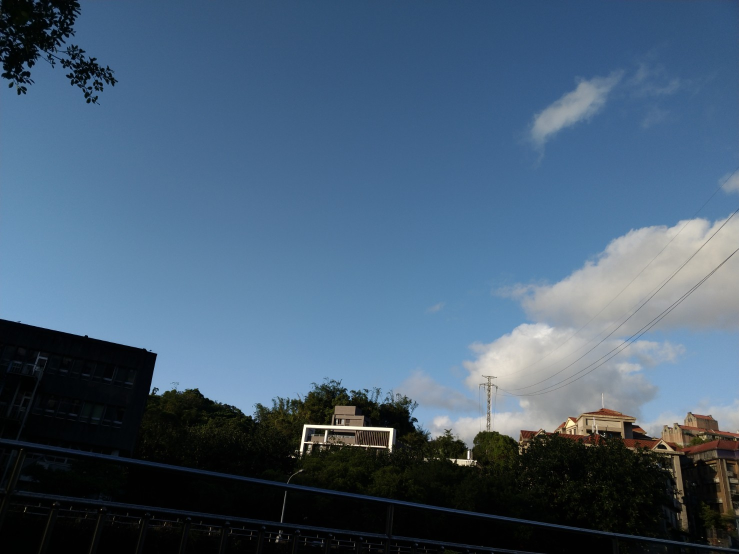
#> input picture resource/frame1.jpg, 1478 x 1108 px (shown at 1/2 size); its folder holds 3 pictures in this run
$ python part4.py
#> lines starting #> are read from the running program, lines starting #| are printed output that depends on the picture
### src/utils.py
import numpy as np

#####開心開心####
def solve_homography(u, v):
    """
    This function should return a 3-by-3 homography matrix,
    u, v are N-by-2 matrices, representing N corresponding points for v = T(u)
    :param u: N-by-2 source pixel location matrices
    :param v: N-by-2 destination pixel location matrices
    :return:
    """
    N = u.shape[0]
    H = None

    if v.shape[0] is not N:
        print('u and v should have the same size')
        return None
    if N < 4:
        print('At least 4 points should be given')

    # TODO: 1.forming A
    A = []
    for r in range(N):
        #print(m[r, 0])
        A.append([-u[r,0], -u[r,1], -1, 0, 0, 0, u[r,0]*v[r,0], u[r,1]*v[r,0], v[r,0]])
        A.append([0, 0, 0, -u[r,0], -u[r,1], -1, u[r,0]*v[r,1], u[r,1]*v[r,1], v[r,1]])

    # TODO: 2.solve H with A
    _, _, vt = np.linalg.svd(A, full_matrices=True) # Solve s ystem of linear equations Ah = 0 using SVD
    # pick H from last line of vt
    H = np.reshape(vt[8], (3,3))
    # normalization, let H[2,2] equals to 1
    H = (1/H.item(8)) * H

    return H

def bilinear_interpolation(x, y, img):
    x1 = np.floor(x).astype(int)
    x2 = x1 + 1
    x1 = np.clip(x1, 0, img.shape[0]-1) # [0, im.shape[0]-1]
    x2 = np.clip(x2, 0, img.shape[0]-1)
    y1 = np.floor(y).astype(int)
    y2 = y1 + 1
    y1 = np.clip(y1, 0, img.shape[1]-1)
    y2 = np.clip(y2, 0, img.shape[1]-1)
    Ia = img[ x1, y1 ]
    Ib = img[ x2, y1 ]
    Ic = img[ x1, y2 ]
    Id = img[ x2, y2 ]
    wa = ((x2-x) * (y2-y)).reshape(-1,1)
    wb = ((x-x1) * (y2-y)).reshape(-1,1)
    wc = ((x2-x) * (y-y1)).reshape(-1,1)
    wd = ((x-x1) * (y-y1)).reshape(-1,1)
    return wa*Ia + wb*Ib + wc*Ic + wd*Id

def warping(src, dst, H, ymin, ymax, xmin, xmax, direction='b'):
    """
    Perform forward/backward warpping without for loops. i.e.
    for all pixels in src(xmin~xmax, ymin~ymax),  warp to destination
          (xmin=0,ymin=0)  source                       destination
                         |--------|              |------------------------|
                         |        |              |                        |
                         |        |     warp     |                        |
    forward warp         |        |  --------->  |                        |
                         |        |              |                        |
                         |--------|              |------------------------|
                                 (xmax=w,ymax=h)

    for all pixels in dst(xmin~xmax, ymin~ymax),  sample from source
                            source                       destination
                         |--------|              |------------------------|
                         |        |              | (xmin,ymin)            |
                         |        |     warp     |           |--|         |
    backward warp        |        |  <---------  |           |__|         |
                         |        |              |             (xmax,ymax)|
                         |--------|              |------------------------|

    :param src: source image
    :param dst: destination output image
    :param H:
    :param ymin: lower vertical bound of the destination(source, if forward warp) pixel coordinate
    :param ymax: upper vertical bound of the destination(source, if forward warp) pixel coordinate
    :param xmin: lower horizontal bound of the destination(source, if forward warp) pixel coordinate
    :param xmax: upper horizontal bound of the destination(source, if forward warp) pixel coordinate
    :param direction: indicates backward warping or forward warping
    :return: destination output image
    """

    h_src, w_src, _ = src.shape
    h_dst, w_dst, _ = dst.shape
    H_inv = np.linalg.inv(H)

    # TODO: 1.meshgrid the (x,y) coordinate pairs
    # TODO: 2.reshape the destination pixels as N x 3 homogeneous coordinate
    xs_range, ys_range = np.arange(w_src), np.arange(h_src)
    xd_range, yd_range = np.arange(w_dst), np.arange(h_dst)
    x_src, y_src = np.meshgrid(xs_range, ys_range)
    x_dst, y_dst = np.meshgrid(xd_range, yd_range)
    pixel = np.vstack([x_src.ravel(), y_src.ravel()]).T
    pixel_src = np.c_[pixel, np.ones(pixel.shape[0])]
    pixel = np.vstack([x_dst.ravel(), y_dst.ravel()]).T
    pixel_dst = np.c_[pixel, np.ones(pixel.shape[0])]

    if direction == 'b':
        # TODO: 3.apply H_inv to the destination pixels and retrieve (u,v) pixels, then reshape to (ymax-ymin),(xmax-xmin)
        pixel_dst_t = pixel_dst.T
        homo_dst = np.dot(H_inv, pixel_dst_t)
        homo_image = np.vstack((homo_dst[1]/homo_dst[2],homo_dst[0]/homo_dst[2], pixel_dst_t[0], pixel_dst_t[1]))
        # TODO: 4.calculate the mask of the transformed coordinate (should not exceed the boundaries of source image)

        # TODO: 5.sample the source image with the masked and reshaped transformed coordinates
        height_filtered1 = homo_image[:, np.ceil(homo_image[0, :]) < h_src ]
        height_filtered2 = height_filtered1[:, np.floor(height_filtered1[0, :]) > 0 ]
        masked_src1 = height_filtered2[:, np.ceil(height_filtered2[1, :]) < w_src]
        masked_src = (masked_src1[:, np.floor(masked_src1[1, :]) > 0]).T
        new_img = bilinear_interpolation(masked_src[:, 0], masked_src[:, 1], src)
        # TODO: 6. assign to destination image with proper masking
        dst[np.floor(masked_src[: ,3]).astype(int), np.floor(masked_src[: ,2]).astype(int)] = new_img


    elif direction == 'f':
        # TODO: 3.apply H to the source pixels and retrieve (u,v) pixels, then reshape to (ymax-ymin),(xmax-xmin)
        pixel_src_t = pixel_src.T
        homo_src = np.dot(H, pixel_src_t)
        i_src = src.reshape(-1,3).T
        homo_image = np.vstack((homo_src[1]/homo_src[2],homo_src[0]/homo_src[2], i_src))

        # TODO: 4.calculate the mask of the transformed coordinate (should not exceed the boundaries of destination image)

        # TODO: 5.filter the valid coordinates using previous obtained mask
        height_filtered1 = homo_image[:, homo_image[0, :] < h_dst ]
        height_filtered2 = height_filtered1[:, height_filtered1[0, :] > 0 ]
        masked_src1 = height_filtered2[:, height_filtered2[1, :] < w_dst]
        masked_src = (masked_src1[:, masked_src1[1, :] > 0].astype(int)).T

        # TODO: 6. assign to destination image using advanced array indicing
        dst[masked_src[: ,0], masked_src[: ,1]] = masked_src[:, 2:5]

    return dst

### src/part4.py
import numpy as np
import cv2
import random
from tqdm import tqdm
from utils import solve_homography, warping

random.seed(999)

def panorama(imgs):
    """
    Image stitching with estimated homograpy between consecutive
    :param imgs: list of images to be stitched
    :return: stitched panorama
    """
    h_max = max([x.shape[0] for x in imgs])
    w_max = sum([x.shape[1] for x in imgs])

    # create the final stitched canvas
    dst = np.zeros((h_max, w_max, imgs[0].shape[2]), dtype=np.uint8)
    dst[:imgs[0].shape[0], :imgs[0].shape[1]] = imgs[0]
    last_best_H = np.eye(3)
    out = None

    # for all images to be stitched:
    for idx in range(len(imgs) - 1):
        threshold_inliers = 0
        im1 = imgs[idx]
        im2 = imgs[idx + 1]

        # TODO: 1.feature detection & matching
        orb = cv2.ORB_create()
        keypoints1, descriptors1 = orb.detectAndCompute(im1, None)
        keypoints2, descriptors2 = orb.detectAndCompute(im2, None)
        bf = cv2.BFMatcher_create(cv2.NORM_HAMMING, crossCheck=True)
        matches = bf.match(descriptors1, descriptors2)
        match_src =  np.array([keypoints1[matches[i].queryIdx].pt for i in range(len(matches))])
        match_dst =  np.array([keypoints2[matches[i].trainIdx].pt for i in range(len(matches))])
        # TODO: 2. apply RANSAC to choose best H
        best_H = None
        for i in range(5000):
            indices = random.sample(range(len(matches)), 4)
            random_src = np.array([match_src[index] for index in indices])
            random_dst = np.array([match_dst[index] for index in indices])
            H = solve_homography(random_dst, random_src)
            src_pts = np.hstack((match_src, np.ones((len(matches),1)))).T
            dst_pts = np.hstack((match_dst, np.ones((len(matches),1)))).T
            projected_pts = np.dot(H, dst_pts)
            projection_error = np.sqrt(np.sum(np.square(src_pts[:-1,:] - (projected_pts/projected_pts[-1])[:-1,:]), axis=0)).reshape(1,-1)
            src_pts = np.vstack((src_pts, projection_error))
            dst_pts = np.vstack((dst_pts, projection_error))
            if np.count_nonzero(projection_error < 12) > threshold_inliers:
                best_H = H
                threshold_inliers = np.count_nonzero(projection_error < 12)
        # TODO: 3. chain the homographies
        last_best_H_non = np.dot(last_best_H, best_H)
        last_best_H = last_best_H_non/last_best_H_non[-1,-1]
        # TODO: 4. apply warping
        dst = warping(im2, dst, last_best_H, 0, h_max, 0, w_max, direction='b')
    out = dst
    return out

if __name__ == "__main__":
    # ================== Part 4: Panorama ========================
    # TODO: change the number of frames to be stitched
    FRAME_NUM = 3
    imgs = [cv2.imread('../resource/frame{:d}.jpg'.format(x)) for x in range(1, FRAME_NUM + 1)]
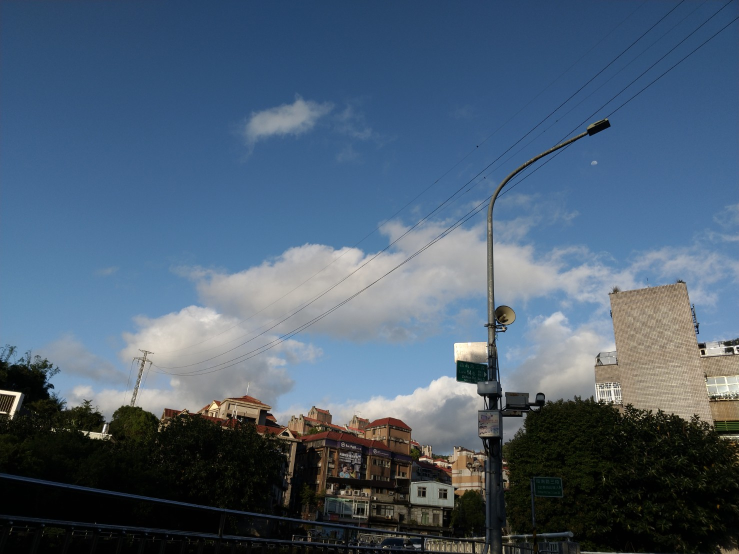
#> input picture resource/frame2.jpg, 1478 x 1108 px (shown at 1/2 size)
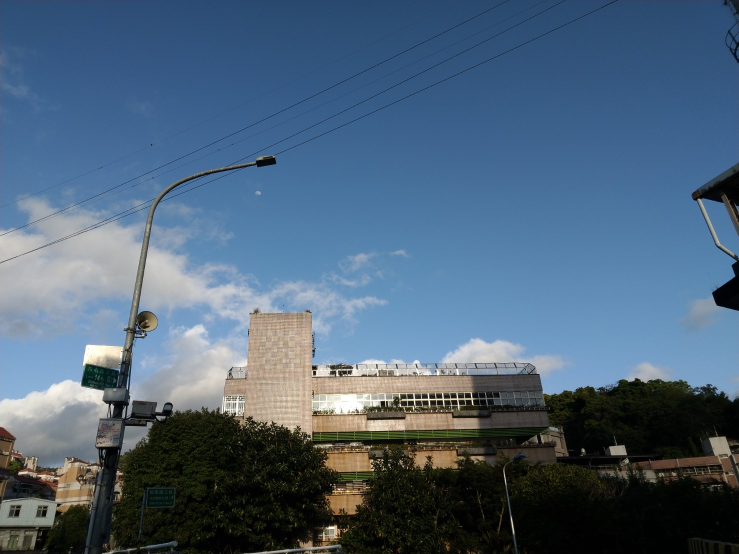
#> input picture resource/frame3.jpg, 1478 x 1108 px (shown at 1/2 size)
#> imgs = 3 items
    output4 = panorama(imgs)
#> in panorama, `h_max = max([x.shape[0] for x in imgs])`: h_max = 1108
#> in panorama, `w_max = sum([x.shape[1] for x in imgs])`: w_max = 4434
#> in panorama, `dst[:imgs[0].shape[0], :imgs[0].shape[1]] = imgs[0]`:
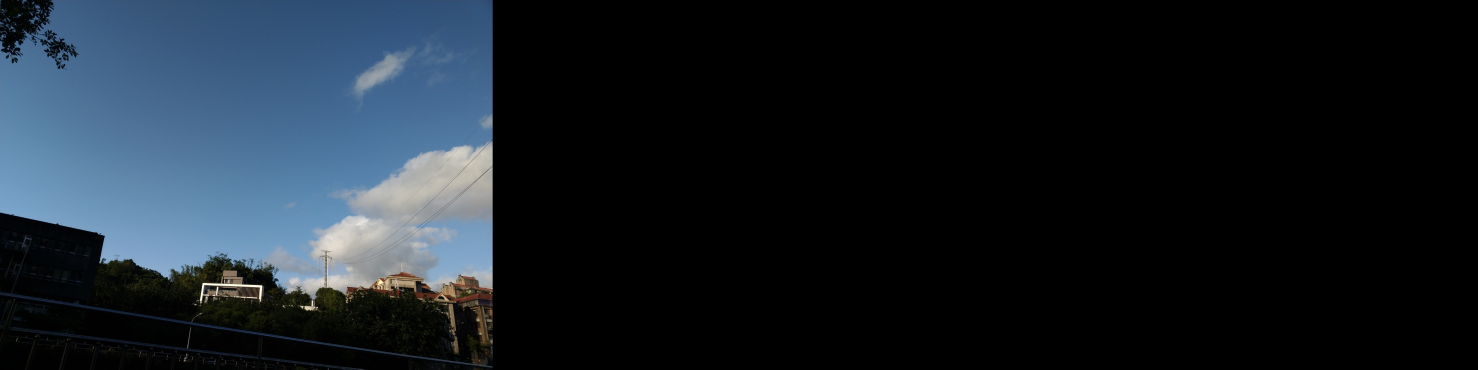
#> dst: shape (1108, 4434, 3) (shown at 1/3 size); mean of channels 0, 1, 2 38.4, 31, 23.4; drawn as B, G, R
#> the loop in panorama, `for idx in range(len(imgs) - 1):` made 2 passes
#> matches on pass 1: 161 matches
#> pass 1, in panorama, `dst = warping(im2, dst, last_best_H, 0, h_max, 0, w_max, direction='b')`:
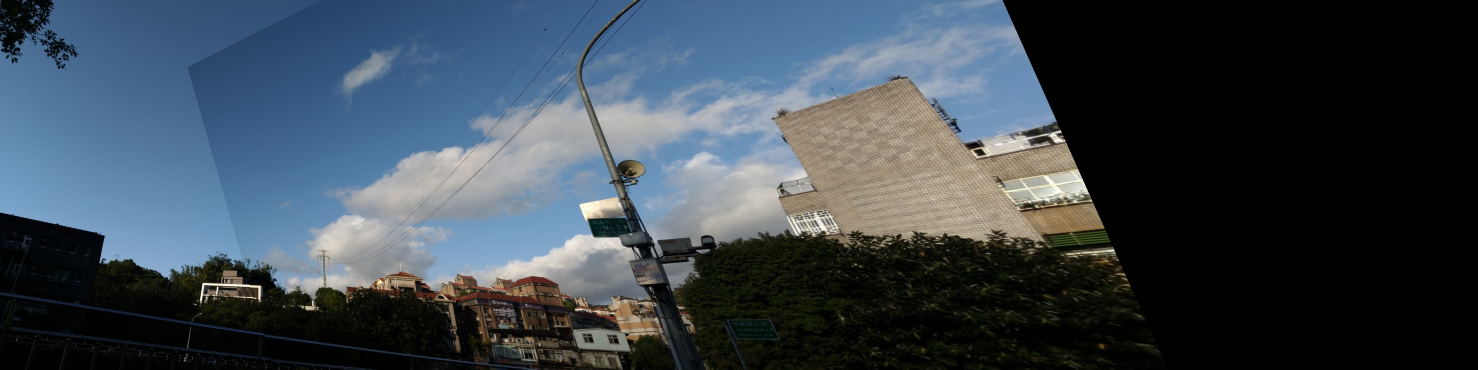
#> dst: shape (1108, 4434, 3) (shown at 1/3 size); mean of channels 0, 1, 2 80.3, 70.6, 59.6; drawn as B, G, R
#> pass 2, in panorama, `dst = warping(im2, dst, last_best_H, 0, h_max, 0, w_max, direction='b')`:
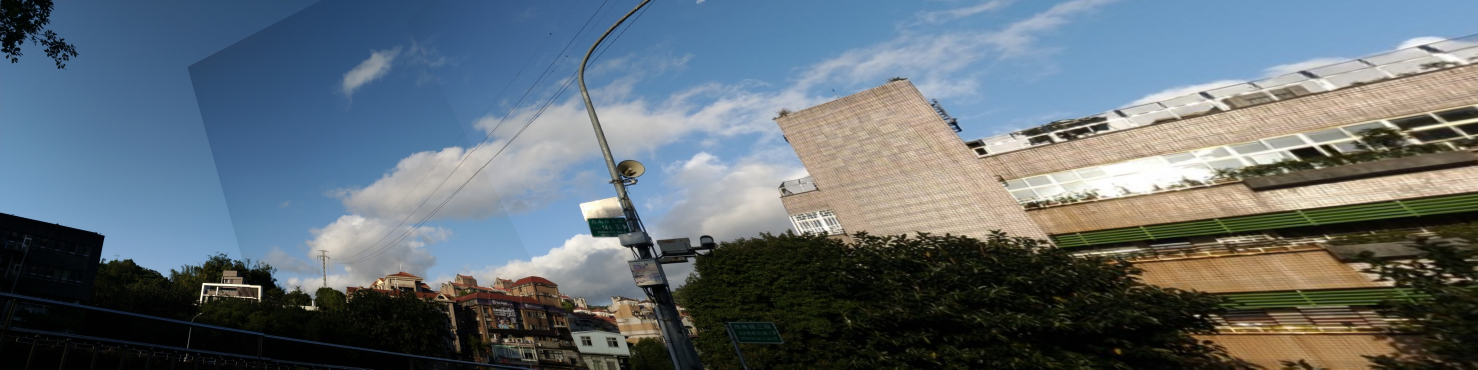
#> dst: shape (1108, 4434, 3) (shown at 1/3 size); mean of channels 0, 1, 2 116.4, 109, 97.7; drawn as B, G, R
#> in panorama, im1 is the input picture: shape (1108, 1478, 3); mean B, G, R 114.1, 94.6, 75.9
#> in panorama, im2 is the input picture: shape (1108, 1478, 3); mean B, G, R 121, 99.6, 77.7
    cv2.imwrite('output4.png', output4)
